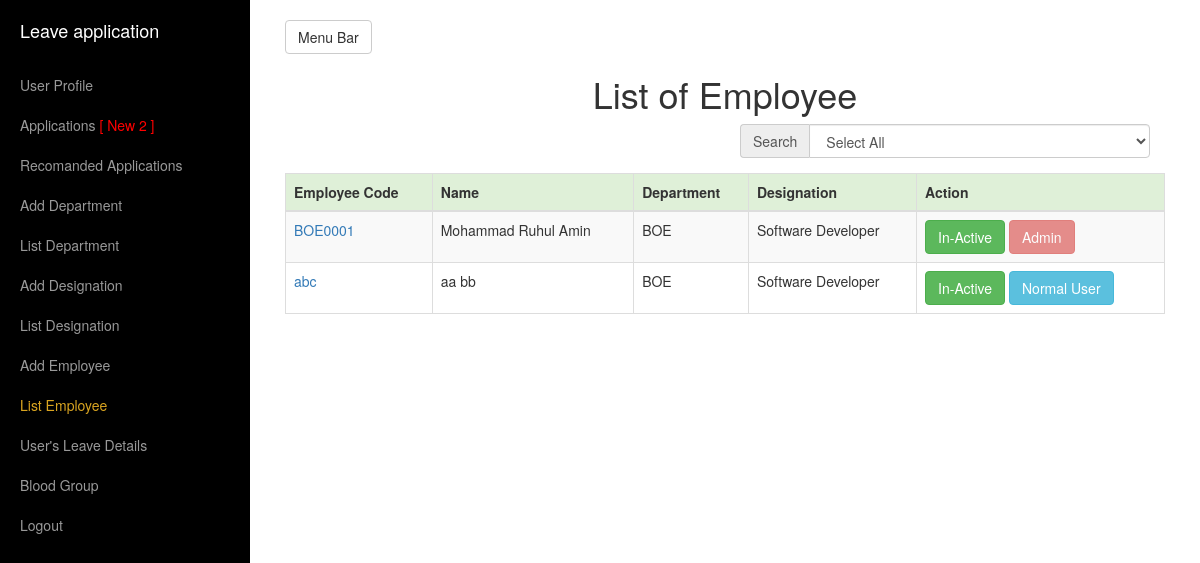
Page /view/ListEmployee.php (signed in) on the committed database.
### tables this page shows
CREATE TABLE `employeedesignation` (
  `desiId` int(11) NOT NULL,
  `desiDptId` int(11) DEFAULT NULL,
  `desiDesignationName` varchar(100) DEFAULT NULL,
  `desiEmployeeCodeNumberWhoAddDesi` varchar(45) DEFAULT NULL
);

CREATE TABLE `employeeinfo` (
  `eId` int(11) NOT NULL,
  `eEmployeeCodeNumber` varchar(100) DEFAULT NULL,
  `eFirstName` varchar(45) DEFAULT NULL,
  `eLastName` varchar(45) DEFAULT NULL,
  `eDateOfBirth` date DEFAULT NULL,
  `eBloodGroup` int(11) DEFAULT NULL,
  `eGender` varchar(10) DEFAULT NULL,
  `ePhoneNumberPersonal` varchar(20) DEFAULT NULL,
  `ePhoneNumberOffice` varchar(20) DEFAULT NULL,
  `eParmanentAddress` varchar(255) DEFAULT NULL,
  `ePresentAddress` varchar(255) DEFAULT NULL,
  `eDptId` int(11) DEFAULT NULL,
  `eDesignationId` int(11) DEFAULT NULL,
  `eEmailAddress` varchar(100) DEFAULT NULL,
  `ePassword` varchar(255) DEFAULT NULL,
  `eEmployeeCodeNumberWhoAddEmployee` varchar(45) DEFAULT NULL,
  `eEmployeeVerification` int(11) DEFAULT NULL,
  `eWhoVerifytheEmployee` varchar(45) DEFAULT NULL,
  `eLastLogin` datetime DEFAULT NULL,
  `eEmpType` tinyint(4) DEFAULT NULL
);

CREATE TABLE `employeedepartment` (
  `dptId` int(11) NOT NULL,
  `dptName` varchar(100) DEFAULT NULL,
  `dptEmployeeCodeNumberWhoAddDept` varchar(45) DEFAULT NULL
);

### model/DbOperationModel.php (called while the page is built, shortened)
<?php include("ConnectionModel.php"); ?>
<?php
	class DbOperation
	{
		function dbJoinSingleSelect($columnsName,$tablesName,$conditions)
		{
			$objConnection = new Connection();
			$objConnection->dbConnection();
			$con = $objConnection->con;
			$result = mysqli_query($con, "SELECT ".$columnsName." FROM ".$tablesName." ".$conditions);
			return $result;
		}
		function dbSelectAll($columnsName,$tablesName,$conditions)
		{
			$objConnection = new Connection();
			$objConnection->dbConnection();
			$con = $objConnection->con;
			$result = mysqli_query($con, "SELECT ".$columnsName." FROM ".$tablesName." WHERE ".$conditions);
			return $result;
		}
		function getForRecomandationNumber()
		{
			$objDbOperation = new DbOperation();
			$columnsName = "COUNT(lIsRecomanded)";
			$tablesName = "employeeleaveapplicationdetails";
			$conditions = "lIsRecomanded = 0";
			$result = $objDbOperation->dbSelectAll($columnsName,$tablesName,$conditions);
			return $result;
		}
		function getRecomandationNumber()
		{
			$objDbOperation = new DbOperation();
			$columnsName = "COUNT(lIsRecomanded)";
			$tablesName = "employeeleaveapplicationdetails";
			$conditions = "lIsRecomanded = 1 AND lIsApproved = 0";
			$result = $objDbOperation->dbSelectAll($columnsName,$tablesName,$conditions);
			return $result;
		}
	}
?>

### model/ConnectionModel.php (called while the page is built, shortened)
<?php
	class Connection
	{
		function dbConnection()
		{
			$serverName = "localhost";
			$userName = "root";
			$password = "";
			$con = mysqli_connect($serverName, $userName, $password);
			mysqli_select_db($con, "leaveapp");
			$this->con=$con;
		}
	}
?>

### model/EmployeeModel.php (called while the page is built, shortened)
<?php include("DbOperationModel.php");?>
<?php
	class Employee extends DbOperation
	{
		function getAllEmp()
		{
			$objDbOperation = new DbOperation();
			$columnsName = "emp.eEmpType,emp.eId,emp.eEmployeeVerification,emp.eEmployeeCodeNumber,emp.eFirstName,emp.eLastName,dpt.dptName,desi.desiDesignationName";
			$tablesName = "employeeinfo emp INNER JOIN employeedepartment dpt ON emp.eDptId = dpt.dptId INNER JOIN employeedesignation desi ON emp.eDesignationId = desi.desiId";
			$conditions = "ORDER BY emp.eId ASC";
			$result = $objDbOperation->dbJoinSingleSelect($columnsName,$tablesName,$conditions);
			return $result;
		}
	}
?>

### view/ListEmployee.php (the view, shortened to what this page needs)
<?php include("../model/EmployeeModel.php");
	if(isset($_SESSION['officeUserName']))
	{
		if ($_SESSION['empType'] == 2 || $_SESSION['empType'] == 1)
	{
?>
<!DOCTYPE html>
<html lang="en">
<head>
    <link href="../assets/bootstrap/css/bootstrap.min.css" rel="stylesheet">
    <link href="../assets/css/simple-sidebar.css" rel="stylesheet">
</head>
<body>
    <div id="wrapper">
        <div id="sidebar-wrapper">
            <ul class="sidebar-nav">
                <li class="sidebar-brand">
                    <a href="LeaveApplication.php">Leave application</a>
                </li>
				<li>
                    <a href="UserProfile.php">User Profile</a>
                </li>
					<?php
					$objLeaveApplication = new Employee();
					$result = $objLeaveApplication->getForRecomandationNumber();
					while($row = mysqli_fetch_array($result))
					{
					?>
                <li>
                    <a href="Applications.php">Applications <span style="color:red"><?php if($row['COUNT(lIsRecomanded)'] != 0){ ?>[ New <?php echo $row['COUNT(lIsRecomanded)']; ?> ]<?php } ?></span></a>
                </li>
					<?php
					}
					$objLeaveApplication = new Employee();
					$result = $objLeaveApplication->getRecomandationNumber();
					while($row = mysqli_fetch_array($result))
					{
					?>
				<li>
                    <a href="RecomandedApplications.php">Recomanded Applications<span style="color:red"><?php if($row['COUNT(lIsRecomanded)'] != 0){ ?> [ New <?php echo $row['COUNT(lIsRecomanded)']; ?> ]<?php } ?></span></a>
                </li>
					<?php
					}
					?>
                <li>
                    <a href="AddDepartment.php">Add Department</a>
                </li>
                <li>
                    <a href="ListDepartment.php">List Department</a>
                </li>
                <li>
                    <a href="AddDesignation.php">Add Designation</a>
                </li>
				<li>
                    <a href="ListDesignation.php">List Designation</a>
                </li>
                <li>
                    <a href="AddEmployee.php">Add Employee</a>
                </li>
				<li>
                    <a style="color:#DAA520;" href="ListEmployee.php">List Employee</a>
                </li>
				<li>
                    <a href="UsersLeaveDetails.php">User's Leave Details</a>
                </li>
                <li>
                    <a href="ListOfUserBlood.php">Blood Group</a>
                </li>
                <li>
                    <a href="../controller/LogoutController.php">Logout</a>
                </li>
            </ul>
        </div>
        <div id="page-content-wrapper">
            <div class="container-fluid">
                <div class="row">
                    <div class="col-lg-12">
                        <a href="#menu-toggle" class="btn btn-default" id="menu-toggle">Menu Bar</a>
                        <h1 align="center">List of Employee</h1>
						<?php
							@$cat=$_GET['cat'];
							if(isset($cat) and strlen($cat) > 0)
							{
								$objEmployee = new Employee();
								$singleResult = $objEmployee->getSingleEmpDptInfo($cat);
							}
							else
							{
								$objEmployee = new Employee();
								$singleResult = $objEmployee->getAllEmp();
							}
						?>
						<form role="form" action="../controller/AddEmployeeController.php" method="post" >
							<div class="col-lg-6 col-md-offset-6 form-group">
								<div class="input-group">
									<div class="input-group-addon">Search</div>
									<?php
									echo "<select class='form-control' name='cat' id='empDptName' onchange=\"reload(this.form)\"><option value=''>Select All</option>";
													?>
													<?php
									echo "</select>";
									?>
								</div>
							</div>
							<div class="form-group">
								<?php
								echo "<table class='table table-bordered table-hover table-striped' name='subcat'><thead><tr class='success'><th>Employee Code</th><th>Name</th><th>Department</th><th>Designation</th><th>Action</th></tr></thead><tbody>";
										while ($empResult = mysqli_fetch_array($singleResult))
										{
											?>
												<tr>
													<td><a href="../view/UsersLeaveDetails.php?cat=<?php echo $empResult['eEmployeeCodeNumber']?>"><?php echo $empResult['eEmployeeCodeNumber'] ?></a></td>
													<td><?php echo $empResult['eFirstName']." ".$empResult['eLastName'] ?></td>
													<td><?php echo $empResult['dptName'] ?></td>
													<td><?php echo $empResult['desiDesignationName'] ?></td>
													<?php
														if($empResult['eEmployeeVerification']==1)
														{
															?>
															<td><button type="submit" value="<?php echo $empResult['eId'] ?>" name="btnVerify" class="btn btn-success">In-Active</button><?php if($empResult['eEmpType'] == 3) { ?> <button type="submit" value="<?php echo $empResult['eId'] ?>" name="btnCoordinator" class="btn btn-info">Normal User</button><?php } elseif($empResult['eEmpType'] == 2) { ?> <button type="submit" value="<?php echo $empResult['eId'] ?>" name="btnCoordinator" class="btn btn-primary">Coordinator</button><?php } else { ?> <button type="submit" value="<?php echo $empResult['eId'] ?>" name="btnCoordinator" class="btn btn-danger disabled">Admin</button><?php } ?></td>
															<?php
														}
														else
														{
															?>
															<td><button type="submit" value="<?php echo $empResult['eId'] ?>" name="btnVerify" class="btn btn-warning">Active</button></td>
															<?php
														}
													?>
												</tr>
											<?php
										}
									echo "</tbody></table>";
								?>
							</div>
						</form>
                    </div>
                </div>
            </div>
        </div>
    </div>
</body>
</html>
<?php
	}
	else
	{
		header("Location:../view/LeaveApplication.php");
	}
	}
	else
	{
		header("Location:../");
	}
?>

### assets/css/simple-sidebar.css (style rules this page uses)
#wrapper { padding-left: 0; -webkit-transition: all 0.5s ease; -moz-transition: all 0.5s ease; -o-transition: all 0.5s ease; transition: all 0.5s ease; }
#sidebar-wrapper { z-index: 1000; position: fixed; left: 250px; width: 0; height: 100%; margin-left: -250px; overflow-y: auto; background: #000; -webkit-transition: all 0.5s ease; -moz-transition: all 0.5s ease; -o-transition: all 0.5s ease; transition: all 0.5s ease; }
#page-content-wrapper { width: 100%; position: absolute; padding: 15px; }
.sidebar-nav { position: absolute; top: 0; width: 250px; margin: 0; padding: 0; list-style: none; }
.sidebar-nav li { text-indent: 20px; line-height: 40px; }
.sidebar-nav li a { display: block; text-decoration: none; color: #999999; }
.sidebar-nav > .sidebar-brand { height: 65px; font-size: 18px; line-height: 60px; }
.sidebar-nav > .sidebar-brand a { color: #999999; }
@media (min-width:768px) { #wrapper { padding-left: 250px; } }
@media (min-width:768px) { #sidebar-wrapper { width: 250px; } }
@media (min-width:768px) { #page-content-wrapper { padding: 20px; position: relative; } }

### rows in the picture
employeedesignation: employeeinfo.eEmployeeCodeNumber "BOE0001", employeeinfo.eFirstName "Mohammad Ruhul", employeeinfo.eLastName "Amin", desiDptId.dptName "BOE", desiDesignationName "Software Developer", employeeinfo.eEmployeeCodeNumber "abc", employeeinfo.eFirstName "aa", employeeinfo.eLastName "bb"

### other values in the picture
$row['COUNT(lIsRecomanded)'] "2"
